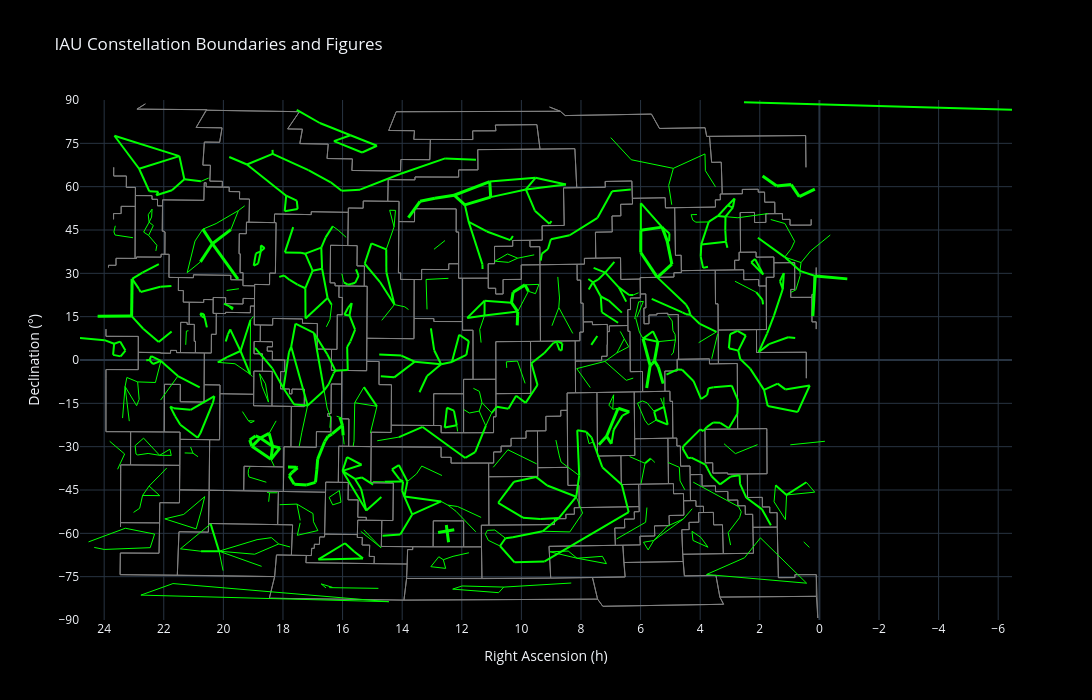

Source (notebook cell):
### Code cell
def figure_trace(row: pd.Series) -> go.Scatter:
    """Build a single star-to-star connection, shifted to avoid spurious RA 0h/24h wraparound."""
    ra1, ra2 = row["ra1_h"], row["ra2_h"]
    if ra2 - ra1 > 12:
        ra2 -= 24
    elif ra1 - ra2 > 12:
        ra2 += 24

    return go.Scatter(
        x=[ra1, ra2],
        y=[row["dec1_deg"], row["dec2_deg"]],
        mode="lines",
        name=row["constellation"],
        line=dict(width=row["thickness"], color="#00ff00"),
        hoverinfo="text",
        hovertext=row["constellation"],
        showlegend=False,
    )


fig.add_traces([figure_trace(row) for _, row in figures.iterrows()])
fig.update_layout(title="IAU Constellation Boundaries and Figures")
